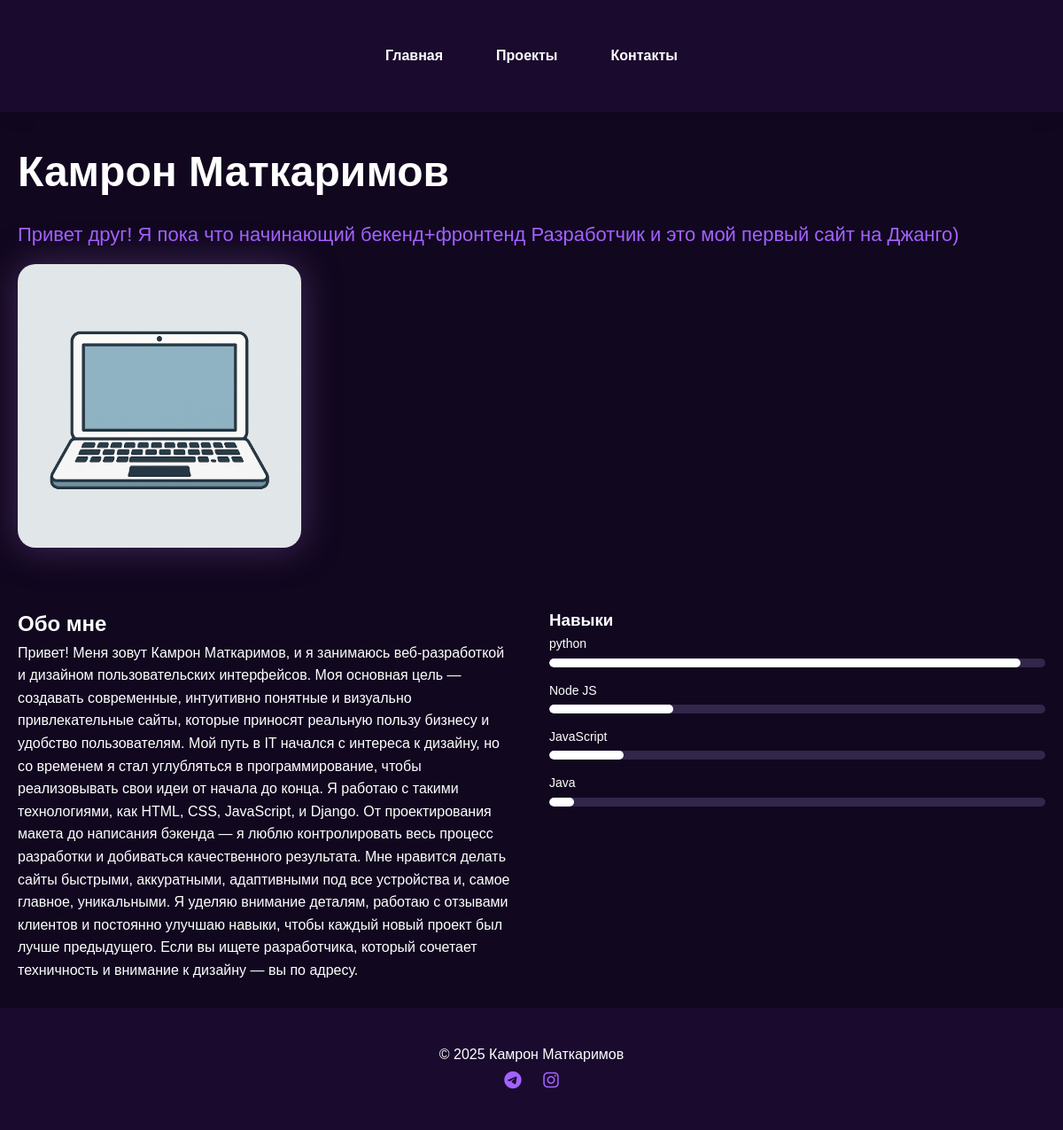
The page / on the database its author committed.
### Base/models.py (models this page shows, shortened)
class Home(models.Model):
    title = models.CharField(max_length=200, default="Здравствуйте")
    subtitle = models.CharField(max_length=200, default="Меня зовут Камрон")
    description = models.TextField(blank=True, default="")
    image = models.ImageField(upload_to='home/', blank=True, null=True)

class About(models.Model):
    title = models.CharField(max_length=200)
    description = models.TextField(blank=True, default="")
    image = models.ImageField(upload_to='about/', blank=True, null=True)

class Skill(models.Model):
    name = models.CharField(max_length=100)
    percentage = models.IntegerField(default=0)
    color = models.CharField(max_length=7, default="#7127BA")  # HEX color

### Base/views.py (the view)
# urls.py: path('', views.home_view, name='home'),
def home_view(request):
    home = Home.objects.first()
    about_list = About.objects.all()
    skills = Skill.objects.all()
    return render(request, 'home.html', {
        'home': home,
        'about_list': about_list,
        'skills': skills,
    })

### Base/templates/home.html (shortened to what this page needs)
{% extends "base.html" %}
{% block content %}
<section class="hero-section">
  <div class="container hero-grid">
    <div class="hero-left">
      <h1>{{ home.title }}</h1>
      <p class="subtitle">{{ home.subtitle }}</p>
    </div>
    {% if home.image %}
    <div class="hero-right">
      <img src="{{ home.image.url }}" alt="Камрон Маткаримов" class="hero-img">
    </div>
    {% endif %}
  </div>
</section>
<section class="about-skills">
  <div class="container dual-grid">
    <div class="about-block">
      {% for about in about_list %}
        <h2>{{ about.title }}</h2>
        <p>{{ about.description }}</p>
      {% endfor %}
    </div>
    <div class="skills-block">
      <h3>Навыки</h3>
      {% for skill in skills %}
        <div class="skill-item">
          <div class="skill-name">{{ skill.name }}</div>
          <div class="skill-bar">
            <div class="skill-fill" style="width: {{ skill.percentage }}%; background-color: {{ skill.color }}"></div>
          </div>
        </div>
      {% endfor %}
    </div>
  </div>
</section>
{% endblock %}

### Base/templates/base.html (shortened to what this page needs)
{% load static %}
<!DOCTYPE html>
<html lang="en">
<head>
  <link rel="stylesheet" href="{% static 'css/style.css' %}">
  <link rel="stylesheet" href="https://cdnjs.cloudflare.com/ajax/libs/font-awesome/6.4.0/css/all.min.css" />
</head>
<body>
<header>
  <div class="container">
    <nav>
      <ul class="nav-list">
        <li><a href="{% url 'home' %}">Главная</a></li>
        <li><a href="{% url 'projects' %}">Проекты</a></li>
        <li><a href="{% url 'contact' %}">Контакты</a></li>
      </ul>
    </nav>
  </div>
</header>
<main>
  {% block content %}{% endblock %}
</main>
<footer>
  <div class="footer-container">
    <p>&copy; 2025 Камрон Маткаримов</p>
    <div class="footer-socials">
      <a href="https://t.me/matkarimovv7" target="_blank"><i class="fab fa-telegram"></i></a>
      <a href="https://www.instagram.com/matkarimovff/" target="_blank"><i class="fab fa-instagram"></i></a>
    </div>
  </div>
</footer>
</body>
</html>

### static/css/style.css (style rules this page uses)
* { margin: 0; padding: 0; box-sizing: border-box; list-style: none; font-family: 'Preahvihear', sans-serif; }
body { background: #11071F; color: #fff; line-height: 1.6; }
.container { max-width: 1200px; margin: auto; padding: 30px 20px; }
header { background: #1A0B2E; padding: 20px 0; box-shadow: 0px 6px 22px -3px rgba(0, 0, 0, 0.1); }
.nav-list { display: flex; justify-content: center; gap: 60px; }
.nav-list a { color: #fff; font-weight: 600; text-decoration: none; transition: 0.3s ease; }
.hero-grid { display: flex; justify-content: space-between; align-items: center; flex-wrap: wrap; }
.hero-left h1 { font-size: 48px; color: #fff; }
.subtitle { font-size: 22px; color: #A362FF; margin: 15px 0; }
.hero-img { max-width: 320px; border-radius: 20px; box-shadow: 0 0 40px rgba(115, 79, 150, 0.5); }
.dual-grid { display: flex; justify-content: space-between; gap: 40px; flex-wrap: wrap; }
.about-block, .skills-block { flex: 1 1 45%; }
.skill-item { margin-bottom: 15px; }
.skill-name { font-size: 14px; margin-bottom: 5px; }
.skill-bar { background: #32264A; height: 10px; border-radius: 8px; overflow: hidden; }
.skill-fill { height: 10px; border-radius: 8px; }
footer { padding: 40px 0; text-align: center; background: #1A0B2E; }
.footer-socials a { color: #A362FF; margin: 0 10px; font-size: 20px; }

### rows shown on the page
Home: title "Камрон Маткаримов", subtitle "Привет друг! Я пока что начинающий бекенд+фронтенд Разработчик и это мой первый сайт на Джанго)", image (picture)
About: title "Обо мне", description "Привет! Меня зовут Камрон Маткаримов, и я занимаюсь веб-разработкой и дизайном пользовательских интерфейсов. Моя основная цель — создавать современные, интуитивно понятные и визуально привлекательные сайты, которые приносят реальную пользу бизнесу и удобство пользователям. Мой путь в IT начался с интереса к дизайну, но со временем я стал углубляться в программирование, чтобы реализовывать свои идеи от начала до конца. Я работаю с такими технологиями, как HTML, CSS, JavaScript, и Django. От проектирования макета до написания бэкенда — я люблю контролировать весь процесс разработки и добиваться качественного результата. Мне нравится делать сайты быстрыми, аккуратными, адаптивными под все…"
Skill: name "python", percentage 95 (drawn)
Skill: name "Node JS", percentage 25 (drawn)
Skill: name "JavaScript", percentage 15 (drawn)
Skill: name "Java", percentage 5 (drawn)
